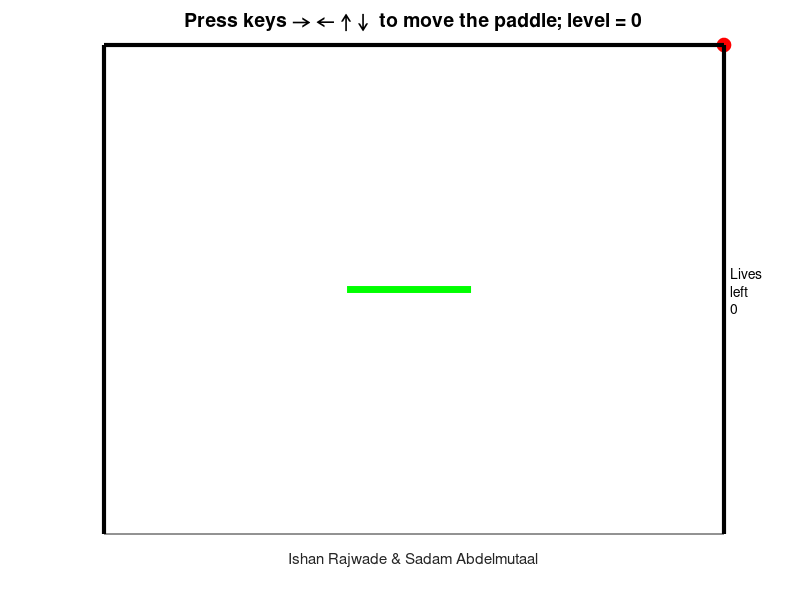

The MATLAB source for this figure:
function pong_basic
%Modified the pong code by David Buckingham
%https://www.mathworks.com/matlabcentral/fileexchange/31177-dave-s-matlab-pong

%%%%%% main part of the code %%%
global game_over

close all
initData  %first function, initialize the data variables
initFigure %second function, initialize the figure
while ~game_over %runs till game_over = 1
    
    moveBall; %third function, compute ball movement including collision detection
    movePaddle; %fourth function, compute paddle position based on user input. 
    refreshPlot; %fifth function, refresh plot based on moveBall and movePaddle
    
end

%%%%%%%%%%%%%%%%%%%%%%%%%%%%%%%%%%%%%%%%%%%%%%%%%%%%
function initData %first function, initialize the data variables
%%%%%%%%%%%%%%%%%%%%%%%%%%%%%%%%%%%%%%%%%%%%%%%%%%%%
global WALL_X_MIN WALL_X_MAX WALL_Y_MIN WALL_Y_MAX
global PADDLE_WIDTH BALL_SIZE 
global BALL_INIT_VX BALL_INIT_VY DT DELAY
global PADDLE_VX PADDLE_SPEED PADDLE_VY PADDLE2_SPEED
global game_over level score i


level = 0;
game_over = 0;
WALL_X_MIN = 0;
WALL_X_MAX = 100;
WALL_Y_MIN = 0;
WALL_Y_MAX = 100;
PADDLE_WIDTH = 20;
BALL_SIZE = 10;
BALL_INIT_VX = -2;
BALL_INIT_VY = -2;
PADDLE_VX = 0;
PADDLE_SPEED = 5; 
PADDLE2_SPEED = 2;
DT = 0.1; 
DELAY = 0.001;
score = 7;
i = 50;


%%%%%%%%%%%%%%%%%%%%%%%%%%%%%%%%%%%%%%%%%%%%%%%%%%%%
function initFigure %second function, initialize the figure
%%%%%%%%%%%%%%%%%%%%%%%%%%%%%%%%%%%%%%%%%%%%%%%%%%%%
global PADDLE_WIDTH BALL_SIZE 
global WALL_X_MIN WALL_X_MAX WALL_Y_MIN WALL_Y_MAX
global BALL_INIT_VX BALL_INIT_VY
global ball_x ball_y ball_vx ball_vy 
global paddle_x_left paddle_x_right paddle_y paddle2_y paddle2_x_left paddle2_x_right
global ball_anim paddle_anim paddle2_anim
global level score h


fig = figure; %initialize the figure
set(fig, 'Resize', 'off'); %do not allow figure to resize
set(fig,'KeyPressFcn',@keyDown); %setkey presses for later
ball_x = WALL_X_MAX; %0.5*(WALL_X_MIN+WALL_X_MAX); 
ball_y = WALL_Y_MAX;
ball_vx = BALL_INIT_VX; 
ball_vy = BALL_INIT_VY;
paddle_x_left = 0;
paddle_x_right = PADDLE_WIDTH;
paddle2_x_left = 0;
paddle2_x_right = PADDLE_WIDTH;
paddle_y = 10;
paddle2_y = 50;
axis([WALL_X_MIN WALL_X_MAX WALL_Y_MIN WALL_Y_MAX]); %set the size of the board.
axis manual;
xlabel('Ishan Rajwade & Sadam Abdelmutaal')
hold on;
title(['Press keys \rightarrow \leftarrow \uparrow \downarrow  to move the paddle; level = ',num2str(level)],'Fontsize',14);
set(gca, 'color', 'w', 'YTick', [], 'XTick', []); %remove x and y label

%%%%%%% set the ball and paddle %%%%%%
ball_anim = plot(ball_x,ball_y,'o','Markersize',BALL_SIZE,'Markerfacecolor','r','Markeredgecolor','r'); %create ball
paddle_anim = line('Xdata',[paddle_x_left paddle_x_right],'Ydata',[paddle_y paddle_y],'Color','g','Linewidth',5); %paddle
paddle2_anim = line('Xdata',[paddle2_x_left paddle2_x_right],'Ydata',[paddle2_y paddle2_y],'Color','g','Linewidth',5); %paddle2
txt = {'Lives','left', num2str(score)};
h = text(101,50,txt);
%%%%%%%% set the walls %%%%%%%
line('Xdata',[WALL_X_MIN WALL_X_MIN],'Ydata',[WALL_Y_MIN WALL_Y_MAX],'Color','k','Linewidth',3); %left wall
line('Xdata',[WALL_X_MIN WALL_X_MAX],'Ydata',[WALL_Y_MAX WALL_Y_MAX],'Color','k','Linewidth',3); %top wall
line('Xdata',[WALL_X_MAX WALL_X_MAX],'Ydata',[WALL_Y_MIN WALL_Y_MAX],'Color','k','Linewidth',3); %right wall


%%%%%%%%%%%%%%%%%%%%%%%%%%%%%%%%%%%%%%%%%%%%%%%%%%%%
function moveBall %third function, compute ball movement including collision detection
%%%%%%%%%%%%%%%%%%%%%%%%%%%%%%%%%%%%%%%%%%%%%%%%%%%%
global ball_x ball_y ball_vx ball_vy  DT BALL_INIT_VX BALL_INIT_VY
global WALL_X_MIN WALL_X_MAX WALL_Y_MIN WALL_Y_MAX
global paddle_x_left paddle_x_right paddle_y paddle2_x_left paddle2_x_right paddle2_y
global game_over level score i h
ex = 1+.1*rand;
ey = 1+.1*rand;




if( (ball_x >= WALL_X_MIN) && (ball_x<= WALL_X_MAX) && (ball_y <= paddle_y+.2) && (ball_y>=paddle_y-.2 ))
    if( (ball_x >= paddle_x_left) && (ball_x <= paddle_x_right))
        ball_vy=-1.*ball_vy;
        ball_x = ball_x + ball_vx*DT;
        ball_y = ball_y + ball_vy*DT*ey;
        
%         display(ball_y)
%         signx = signx.*-1;
%         signy = signy.*-1;
%         display(signx)
%         display(signy)
       
    else
        ball_x = ball_x + ball_vx*DT;
        ball_y = ball_y + ball_vy*DT;
    end
elseif(ball_x >= WALL_X_MIN && ball_x<= WALL_X_MAX && ball_y <= paddle2_y + .2 && ball_y>=paddle2_y-.2)
    if(ball_x >= paddle2_x_left && ball_x <= paddle2_x_right)
        ball_vy=-1.*ball_vy;
        ball_x = ball_x + ball_vx*DT;
        ball_y = ball_y + ball_vy*DT*ey;
        
%         display(ball_y)
%         signx = signx.*-1;
%         signy = signy.*-1;
%         display(signx)
%         display(signy)
       
    else
        ball_x = ball_x + ball_vx*DT;
        ball_y = ball_y + ball_vy*DT;
    end
elseif (ball_x>WALL_X_MIN && ball_x<WALL_X_MAX && ball_y>WALL_Y_MIN && ball_y<WALL_Y_MAX)
    ball_x = ball_x + ball_vx*DT;
    ball_y = ball_y + ball_vy*DT;
    %display(ball_y)

elseif(ball_x >= WALL_X_MIN-.2 && ball_x<= WALL_X_MIN+.2 && ball_y > WALL_Y_MIN && ball_y < WALL_Y_MAX)
    ball_vx = -1.*ball_vx;
    ball_x = ball_x + ball_vx*DT*ex;
    ball_y = ball_y + ball_vy*DT;
elseif(ball_x >= WALL_X_MAX-.2 && ball_x<= WALL_X_MAX+.2 && ball_y > WALL_Y_MIN && ball_y < WALL_Y_MAX)
    ball_vx = -1.*ball_vx*ex;
    ball_x = ball_x + ball_vx*DT;
    ball_y = ball_y + ball_vy*DT;

elseif(ball_x > WALL_X_MIN && ball_x< WALL_X_MAX && ball_y >= WALL_Y_MAX-.2 && ball_y <= WALL_Y_MAX+.2)
    ball_vy = -1.*ball_vy;
    ball_x = ball_x + ball_vx*DT;
    ball_y = ball_y + ball_vy*DT*ey;

else
    ball_x = ball_x + ball_vx*DT;
    ball_y = ball_y + ball_vy*DT;
end
%%%%%%%% Basic pong edit #1: %%%%%%%%%%%%
% Write code to move the ball here. You code will include logic to get the ball to 
% detect the left, right, and top wall and the paddle and subsequently to change its
% movement based on which wall/paddle the ball hits.
%%%%%%%%%%%%%%%%%%%%%%%%%%%%%%%%%%%%%%%%

if (ball_y < WALL_Y_MIN)
    score = score - 1;
    ball_x = WALL_X_MAX;
    ball_y = WALL_Y_MAX;
    ball_vx = BALL_INIT_VX;
    ball_vy = BALL_INIT_VY;
    i = i-6;
    delete(h);
    txt = {'Lives','left',num2str(score)};
    h = text(101,50,txt);
    
end
if (score == 0)
    game_over = 1;
end


%%%%%%%%%%%%%%%%%%%%%%%%%%%%%%%%%%%%%%%%%%%%%%%%%%%%
function movePaddle %fourth function, compute paddle position based on user input. 
%%%%%%%%%%%%%%%%%%%%%%%%%%%%%%%%%%%%%%%%%%%%%%%%%%%%
global PADDLE_VX PADDLE_VY PADDLE2_SPEED
global PADDLE_WIDTH DT
global paddle_x_left paddle_x_right paddle_y paddle2_x_left paddle2_x_right
global WALL_X_MIN WALL_X_MAX WALL_Y_MAX

if(paddle2_x_left >= WALL_X_MIN && paddle2_x_right <= WALL_X_MAX)
    paddle2_x_left = paddle2_x_left + PADDLE2_SPEED*DT;
    paddle2_x_right = paddle2_x_left + PADDLE_WIDTH;
elseif(paddle2_x_left <= WALL_X_MIN && PADDLE2_SPEED < 0)
    PADDLE2_SPEED = -1.*PADDLE2_SPEED;
    paddle2_x_left = paddle2_x_left + PADDLE2_SPEED*DT;
    paddle2_x_right = paddle2_x_left + PADDLE_WIDTH;
elseif(paddle2_x_right >= WALL_X_MAX && PADDLE2_SPEED > 0)
    PADDLE2_SPEED = -1.*PADDLE2_SPEED;
    paddle2_x_left = paddle2_x_left + PADDLE2_SPEED*DT;
    paddle2_x_right = paddle2_x_left + PADDLE_WIDTH;
     

    
    
end

if(PADDLE_VX == 0)
    paddle_x_left = paddle_x_left + PADDLE_VX*DT;
    paddle_x_right = paddle_x_left + PADDLE_WIDTH;
    paddle_y = paddle_y + PADDLE_VY*DT;
    PADDLE_VX = .7.*PADDLE_VX;
    PADDLE_VY = .7.*PADDLE_VY;
elseif(paddle_x_left >= WALL_X_MIN && paddle_x_right <= WALL_X_MAX && paddle_y < WALL_Y_MAX)
    paddle_x_left = paddle_x_left + PADDLE_VX*DT;
    paddle_x_right = paddle_x_left + PADDLE_WIDTH;
    paddle_y = paddle_y + PADDLE_VY*DT;
    PADDLE_VX = .7.*PADDLE_VX;
    PADDLE_VY = .7.*PADDLE_VY;
elseif(paddle_x_left <= WALL_X_MIN && PADDLE_VX > 0 && paddle_y < WALL_Y_MAX)
     paddle_x_left = paddle_x_left + PADDLE_VX*DT;
     paddle_x_right = paddle_x_left + PADDLE_WIDTH;
     paddle_y = paddle_y + PADDLE_VY*DT;
     PADDLE_VX = .7.*PADDLE_VX;
     PADDLE_VY = .7.*PADDLE_VY;
elseif(paddle_x_right >WALL_X_MAX && PADDLE_VX < 0 && paddle_y < WALL_Y_MAX)
    paddle_x_left = paddle_x_left + PADDLE_VX*DT;
    paddle_x_right = paddle_x_left + PADDLE_WIDTH;
    paddle_y = paddle_y + PADDLE_VY*DT;
    PADDLE_VX = .7.*PADDLE_VX;
    PADDLE_VY = .7.*PADDLE_VY;
% elseif(paddle_y<WALL_Y_MAX && paddle_y < WALL_Y_MAX)
%     paddle_y = paddle_y + PADDLE_VY*DT;
%     paddle_y = 

end

 


%%%%%%%% Basic pong edit #2: %%%%%%%%%%%%
% Write code to move the paddle here. Your code will include logic to get
% the paddle to detect the left and right wall and to avoid it from
% penetrating either walls. 
%%%%%%%%%%%%%%%%%%%%%%%%%%%%%%%%%%%%%%%%%

%%%%%%%%%%%%%%%%%%%%%%%%%%%%%%%%%%%%%%%%%%%%%%%%%%%%
function refreshPlot %fifth function, refresh plot based on moveBall and movePaddle
%%%%%%%%%%%%%%%%%%%%%%%%%%%%%%%%%%%%%%%%%%%%%%%%%%%%
global ball_x ball_y
global ball_anim paddle_anim score_anim paddle2_anim
global paddle_x_left paddle_x_right paddle_y paddle2_x_left paddle2_x_right paddle2_y
global DELAY score

set(ball_anim, 'XData', ball_x, 'YData', ball_y);
set(paddle_anim, 'Xdata',[paddle_x_left paddle_x_right], 'YData', [paddle_y paddle_y]);
set(paddle2_anim, 'Xdata',[paddle2_x_left paddle2_x_right], 'YData', [paddle2_y paddle2_y]);
% set(score_anim,'data',score);
% txt = {'score  ', num2str(score)};
% text(102,10,txt)
drawnow;
pause(DELAY);   


%%%%%%%%%%%%%%%%%%%%%%%%%%%%%%%%%%%%%%%%%%%%%%%%%%%%
function keyDown(src,event) %called from initFigure to take key press to move the paddle
%%%%%%%%%%%%%%%%%%%%%%%%%%%%%%%%%%%%%%%%%%%%%%%%%%%%
global PADDLE_VX PADDLE_SPEED PADDLE_VY


switch event.Key
  case 'rightarrow'
    PADDLE_VX = PADDLE_SPEED;
  case 'leftarrow'
    PADDLE_VX = -PADDLE_SPEED;
  case 'uparrow'
    PADDLE_VY = PADDLE_SPEED;
  case 'downarrow'
    PADDLE_VY = -PADDLE_SPEED;  
  otherwise
    PADDLE_VX = 0;
    PADDLE_VY = 0;
end

